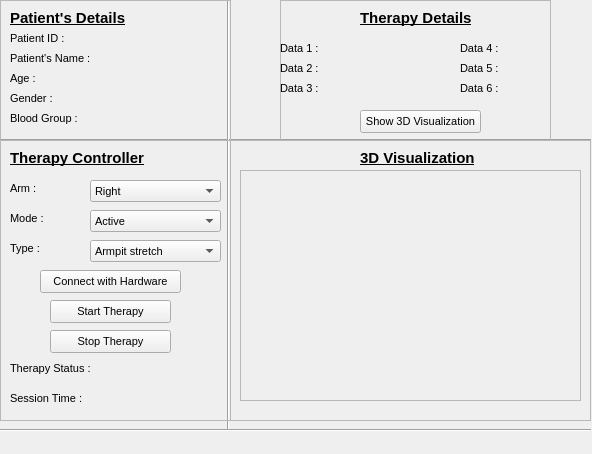
<?xml version="1.0" encoding="UTF-8"?>
<ui version="4.0">
 <class>Form</class>
 <widget class="QWidget" name="Form">
  <property name="geometry">
   <rect>
    <x>0</x>
    <y>0</y>
    <width>592</width>
    <height>454</height>
   </rect>
  </property>
  <property name="font">
   <font>
    <pointsize>12</pointsize>
    <weight>75</weight>
    <bold>true</bold>
   </font>
  </property>
  <property name="windowTitle">
   <string>Form</string>
  </property>
  <widget class="Line" name="line_x">
   <property name="geometry">
    <rect>
     <x>0</x>
     <y>130</y>
     <width>591</width>
     <height>21</height>
    </rect>
   </property>
   <property name="orientation">
    <enum>Qt::Horizontal</enum>
   </property>
  </widget>
  <widget class="Line" name="line_y">
   <property name="geometry">
    <rect>
     <x>220</x>
     <y>0</y>
     <width>16</width>
     <height>431</height>
    </rect>
   </property>
   <property name="orientation">
    <enum>Qt::Vertical</enum>
   </property>
  </widget>
  <widget class="QFrame" name="frame_PatientDetails">
   <property name="geometry">
    <rect>
     <x>0</x>
     <y>0</y>
     <width>231</width>
     <height>141</height>
    </rect>
   </property>
   <property name="frameShape">
    <enum>QFrame::StyledPanel</enum>
   </property>
   <property name="frameShadow">
    <enum>QFrame::Raised</enum>
   </property>
   <widget class="QLabel" name="label_PatientID">
    <property name="geometry">
     <rect>
      <x>10</x>
      <y>30</y>
      <width>81</width>
      <height>16</height>
     </rect>
    </property>
    <property name="font">
     <font>
      <pointsize>8</pointsize>
      <weight>50</weight>
      <bold>false</bold>
     </font>
    </property>
    <property name="text">
     <string>Patient ID :</string>
    </property>
   </widget>
   <widget class="QLabel" name="label_PatientGenderShow">
    <property name="geometry">
     <rect>
      <x>90</x>
      <y>90</y>
      <width>131</width>
      <height>16</height>
     </rect>
    </property>
    <property name="font">
     <font>
      <pointsize>8</pointsize>
      <weight>50</weight>
      <bold>false</bold>
     </font>
    </property>
    <property name="text">
     <string/>
    </property>
   </widget>
   <widget class="QLabel" name="label_PatientAgeShow">
    <property name="geometry">
     <rect>
      <x>90</x>
      <y>70</y>
      <width>131</width>
      <height>16</height>
     </rect>
    </property>
    <property name="font">
     <font>
      <pointsize>8</pointsize>
      <weight>50</weight>
      <bold>false</bold>
     </font>
    </property>
    <property name="text">
     <string/>
    </property>
   </widget>
   <widget class="QLabel" name="label_PatientName">
    <property name="geometry">
     <rect>
      <x>10</x>
      <y>50</y>
      <width>81</width>
      <height>16</height>
     </rect>
    </property>
    <property name="font">
     <font>
      <pointsize>8</pointsize>
      <weight>50</weight>
      <bold>false</bold>
     </font>
    </property>
    <property name="text">
     <string>Patient's Name :</string>
    </property>
   </widget>
   <widget class="QLabel" name="label_PatientGender">
    <property name="geometry">
     <rect>
      <x>10</x>
      <y>90</y>
      <width>81</width>
      <height>16</height>
     </rect>
    </property>
    <property name="font">
     <font>
      <pointsize>8</pointsize>
      <weight>50</weight>
      <bold>false</bold>
     </font>
    </property>
    <property name="text">
     <string>Gender :</string>
    </property>
   </widget>
   <widget class="QLabel" name="label_PatientDetails">
    <property name="geometry">
     <rect>
      <x>10</x>
      <y>10</y>
      <width>131</width>
      <height>16</height>
     </rect>
    </property>
    <property name="font">
     <font>
      <pointsize>11</pointsize>
      <weight>75</weight>
      <bold>true</bold>
      <underline>true</underline>
     </font>
    </property>
    <property name="text">
     <string>Patient's Details</string>
    </property>
   </widget>
   <widget class="QLabel" name="label_PatientNameShow">
    <property name="geometry">
     <rect>
      <x>90</x>
      <y>50</y>
      <width>131</width>
      <height>16</height>
     </rect>
    </property>
    <property name="font">
     <font>
      <pointsize>8</pointsize>
      <weight>50</weight>
      <bold>false</bold>
     </font>
    </property>
    <property name="text">
     <string/>
    </property>
   </widget>
   <widget class="QLabel" name="label_PatientBloodGroup">
    <property name="geometry">
     <rect>
      <x>10</x>
      <y>110</y>
      <width>81</width>
      <height>16</height>
     </rect>
    </property>
    <property name="font">
     <font>
      <pointsize>8</pointsize>
      <weight>50</weight>
      <bold>false</bold>
     </font>
    </property>
    <property name="text">
     <string>Blood Group :</string>
    </property>
   </widget>
   <widget class="QLabel" name="label_PatientIDShow">
    <property name="geometry">
     <rect>
      <x>90</x>
      <y>30</y>
      <width>131</width>
      <height>16</height>
     </rect>
    </property>
    <property name="font">
     <font>
      <pointsize>8</pointsize>
      <weight>50</weight>
      <bold>false</bold>
     </font>
    </property>
    <property name="text">
     <string/>
    </property>
   </widget>
   <widget class="QLabel" name="label_PatientAge">
    <property name="geometry">
     <rect>
      <x>10</x>
      <y>70</y>
      <width>81</width>
      <height>16</height>
     </rect>
    </property>
    <property name="font">
     <font>
      <pointsize>8</pointsize>
      <weight>50</weight>
      <bold>false</bold>
     </font>
    </property>
    <property name="text">
     <string>Age :</string>
    </property>
   </widget>
   <widget class="QLabel" name="label_PatientBloodGroupShow">
    <property name="geometry">
     <rect>
      <x>90</x>
      <y>110</y>
      <width>131</width>
      <height>16</height>
     </rect>
    </property>
    <property name="font">
     <font>
      <pointsize>8</pointsize>
      <weight>50</weight>
      <bold>false</bold>
     </font>
    </property>
    <property name="text">
     <string/>
    </property>
   </widget>
  </widget>
  <widget class="QFrame" name="frame_TherapyDetails">
   <property name="geometry">
    <rect>
     <x>280</x>
     <y>0</y>
     <width>271</width>
     <height>141</height>
    </rect>
   </property>
   <property name="frameShape">
    <enum>QFrame::StyledPanel</enum>
   </property>
   <property name="frameShadow">
    <enum>QFrame::Raised</enum>
   </property>
   <widget class="QLabel" name="label_Data6">
    <property name="geometry">
     <rect>
      <x>180</x>
      <y>80</y>
      <width>41</width>
      <height>16</height>
     </rect>
    </property>
    <property name="font">
     <font>
      <pointsize>8</pointsize>
      <weight>50</weight>
      <bold>false</bold>
     </font>
    </property>
    <property name="text">
     <string>Data 6 :</string>
    </property>
   </widget>
   <widget class="QLabel" name="label_Data5">
    <property name="geometry">
     <rect>
      <x>180</x>
      <y>60</y>
      <width>41</width>
      <height>16</height>
     </rect>
    </property>
    <property name="font">
     <font>
      <pointsize>8</pointsize>
      <weight>50</weight>
      <bold>false</bold>
     </font>
    </property>
    <property name="text">
     <string>Data 5 :</string>
    </property>
   </widget>
   <widget class="QLabel" name="label_Data5Show">
    <property name="geometry">
     <rect>
      <x>230</x>
      <y>60</y>
      <width>41</width>
      <height>16</height>
     </rect>
    </property>
    <property name="font">
     <font>
      <pointsize>8</pointsize>
      <weight>50</weight>
      <bold>false</bold>
     </font>
    </property>
    <property name="text">
     <string/>
    </property>
   </widget>
   <widget class="QLabel" name="label_Data3Show">
    <property name="geometry">
     <rect>
      <x>50</x>
      <y>80</y>
      <width>41</width>
      <height>16</height>
     </rect>
    </property>
    <property name="font">
     <font>
      <pointsize>8</pointsize>
      <weight>50</weight>
      <bold>false</bold>
     </font>
    </property>
    <property name="text">
     <string/>
    </property>
   </widget>
   <widget class="QLabel" name="label_Data6Show">
    <property name="geometry">
     <rect>
      <x>230</x>
      <y>80</y>
      <width>41</width>
      <height>16</height>
     </rect>
    </property>
    <property name="font">
     <font>
      <pointsize>8</pointsize>
      <weight>50</weight>
      <bold>false</bold>
     </font>
    </property>
    <property name="text">
     <string/>
    </property>
   </widget>
   <widget class="QLabel" name="label_Data4Show">
    <property name="geometry">
     <rect>
      <x>230</x>
      <y>40</y>
      <width>41</width>
      <height>16</height>
     </rect>
    </property>
    <property name="font">
     <font>
      <pointsize>8</pointsize>
      <weight>50</weight>
      <bold>false</bold>
     </font>
    </property>
    <property name="text">
     <string/>
    </property>
   </widget>
   <widget class="QLabel" name="label_Data1Show">
    <property name="geometry">
     <rect>
      <x>50</x>
      <y>40</y>
      <width>41</width>
      <height>16</height>
     </rect>
    </property>
    <property name="font">
     <font>
      <pointsize>8</pointsize>
      <weight>50</weight>
      <bold>false</bold>
     </font>
    </property>
    <property name="text">
     <string/>
    </property>
   </widget>
   <widget class="QLabel" name="label_Data4">
    <property name="geometry">
     <rect>
      <x>180</x>
      <y>40</y>
      <width>41</width>
      <height>16</height>
     </rect>
    </property>
    <property name="font">
     <font>
      <pointsize>8</pointsize>
      <weight>50</weight>
      <bold>false</bold>
     </font>
    </property>
    <property name="text">
     <string>Data 4 :</string>
    </property>
   </widget>
   <widget class="QLabel" name="label_Data1">
    <property name="geometry">
     <rect>
      <x>0</x>
      <y>40</y>
      <width>41</width>
      <height>16</height>
     </rect>
    </property>
    <property name="font">
     <font>
      <pointsize>8</pointsize>
      <weight>50</weight>
      <bold>false</bold>
     </font>
    </property>
    <property name="text">
     <string>Data 1 :</string>
    </property>
   </widget>
   <widget class="QLabel" name="label_Data2Show">
    <property name="geometry">
     <rect>
      <x>50</x>
      <y>60</y>
      <width>41</width>
      <height>16</height>
     </rect>
    </property>
    <property name="font">
     <font>
      <pointsize>8</pointsize>
      <weight>50</weight>
      <bold>false</bold>
     </font>
    </property>
    <property name="text">
     <string/>
    </property>
   </widget>
   <widget class="QLabel" name="label_TherayDetails">
    <property name="geometry">
     <rect>
      <x>80</x>
      <y>10</y>
      <width>131</width>
      <height>16</height>
     </rect>
    </property>
    <property name="font">
     <font>
      <pointsize>11</pointsize>
      <weight>75</weight>
      <bold>true</bold>
      <underline>true</underline>
     </font>
    </property>
    <property name="text">
     <string>Therapy Details</string>
    </property>
   </widget>
   <widget class="QLabel" name="label_Data3">
    <property name="geometry">
     <rect>
      <x>0</x>
      <y>80</y>
      <width>41</width>
      <height>16</height>
     </rect>
    </property>
    <property name="font">
     <font>
      <pointsize>8</pointsize>
      <weight>50</weight>
      <bold>false</bold>
     </font>
    </property>
    <property name="text">
     <string>Data 3 :</string>
    </property>
   </widget>
   <widget class="QPushButton" name="pushButton_Show3DVisualization">
    <property name="geometry">
     <rect>
      <x>80</x>
      <y>110</y>
      <width>121</width>
      <height>23</height>
     </rect>
    </property>
    <property name="font">
     <font>
      <pointsize>8</pointsize>
      <weight>50</weight>
      <bold>false</bold>
     </font>
    </property>
    <property name="text">
     <string>Show 3D Visualization</string>
    </property>
   </widget>
   <widget class="QLabel" name="label_Data2">
    <property name="geometry">
     <rect>
      <x>0</x>
      <y>60</y>
      <width>41</width>
      <height>16</height>
     </rect>
    </property>
    <property name="font">
     <font>
      <pointsize>8</pointsize>
      <weight>50</weight>
      <bold>false</bold>
     </font>
    </property>
    <property name="text">
     <string>Data 2 :</string>
    </property>
   </widget>
  </widget>
  <widget class="QFrame" name="frame_3DVisualization">
   <property name="geometry">
    <rect>
     <x>230</x>
     <y>140</y>
     <width>361</width>
     <height>281</height>
    </rect>
   </property>
   <property name="frameShape">
    <enum>QFrame::StyledPanel</enum>
   </property>
   <property name="frameShadow">
    <enum>QFrame::Raised</enum>
   </property>
   <widget class="QLabel" name="label_15">
    <property name="geometry">
     <rect>
      <x>130</x>
      <y>10</y>
      <width>131</width>
      <height>16</height>
     </rect>
    </property>
    <property name="font">
     <font>
      <pointsize>11</pointsize>
      <weight>75</weight>
      <bold>true</bold>
      <underline>true</underline>
     </font>
    </property>
    <property name="text">
     <string>3D Visualization</string>
    </property>
   </widget>
   <widget class="QFrame" name="frame_3DVisualizationSimulation">
    <property name="geometry">
     <rect>
      <x>10</x>
      <y>30</y>
      <width>341</width>
      <height>231</height>
     </rect>
    </property>
    <property name="mouseTracking">
     <bool>false</bool>
    </property>
    <property name="frameShape">
     <enum>QFrame::StyledPanel</enum>
    </property>
    <property name="frameShadow">
     <enum>QFrame::Raised</enum>
    </property>
   </widget>
  </widget>
  <widget class="Line" name="line_x1">
   <property name="geometry">
    <rect>
     <x>0</x>
     <y>420</y>
     <width>591</width>
     <height>21</height>
    </rect>
   </property>
   <property name="orientation">
    <enum>Qt::Horizontal</enum>
   </property>
  </widget>
  <widget class="QFrame" name="frame_TherapyController">
   <property name="geometry">
    <rect>
     <x>0</x>
     <y>140</y>
     <width>231</width>
     <height>281</height>
    </rect>
   </property>
   <property name="frameShape">
    <enum>QFrame::StyledPanel</enum>
   </property>
   <property name="frameShadow">
    <enum>QFrame::Raised</enum>
   </property>
   <widget class="QLabel" name="label_TherapyController">
    <property name="geometry">
     <rect>
      <x>10</x>
      <y>10</y>
      <width>161</width>
      <height>16</height>
     </rect>
    </property>
    <property name="font">
     <font>
      <pointsize>11</pointsize>
      <weight>75</weight>
      <bold>true</bold>
      <underline>true</underline>
     </font>
    </property>
    <property name="text">
     <string>Therapy Controller</string>
    </property>
   </widget>
   <widget class="QLabel" name="label_TherapyStatusShow">
    <property name="geometry">
     <rect>
      <x>100</x>
      <y>220</y>
      <width>121</width>
      <height>20</height>
     </rect>
    </property>
    <property name="font">
     <font>
      <pointsize>8</pointsize>
      <weight>50</weight>
      <bold>false</bold>
     </font>
    </property>
    <property name="text">
     <string/>
    </property>
   </widget>
   <widget class="QLabel" name="label_SessionTime">
    <property name="geometry">
     <rect>
      <x>10</x>
      <y>250</y>
      <width>81</width>
      <height>16</height>
     </rect>
    </property>
    <property name="font">
     <font>
      <pointsize>8</pointsize>
      <weight>50</weight>
      <bold>false</bold>
     </font>
    </property>
    <property name="text">
     <string>Session Time :</string>
    </property>
   </widget>
   <widget class="QLabel" name="label_Mode">
    <property name="geometry">
     <rect>
      <x>10</x>
      <y>70</y>
      <width>81</width>
      <height>16</height>
     </rect>
    </property>
    <property name="font">
     <font>
      <pointsize>8</pointsize>
      <weight>50</weight>
      <bold>false</bold>
     </font>
    </property>
    <property name="text">
     <string>Mode :</string>
    </property>
   </widget>
   <widget class="QLabel" name="label_Arm">
    <property name="geometry">
     <rect>
      <x>10</x>
      <y>40</y>
      <width>81</width>
      <height>16</height>
     </rect>
    </property>
    <property name="font">
     <font>
      <pointsize>8</pointsize>
      <weight>50</weight>
      <bold>false</bold>
     </font>
    </property>
    <property name="text">
     <string>Arm :</string>
    </property>
   </widget>
   <widget class="QPushButton" name="pushButton_ConnectWithHardware">
    <property name="geometry">
     <rect>
      <x>40</x>
      <y>130</y>
      <width>141</width>
      <height>23</height>
     </rect>
    </property>
    <property name="font">
     <font>
      <pointsize>8</pointsize>
      <weight>50</weight>
      <bold>false</bold>
     </font>
    </property>
    <property name="text">
     <string>Connect with Hardware</string>
    </property>
   </widget>
   <widget class="QLabel" name="label_TherapyStatus">
    <property name="geometry">
     <rect>
      <x>10</x>
      <y>220</y>
      <width>81</width>
      <height>16</height>
     </rect>
    </property>
    <property name="font">
     <font>
      <pointsize>8</pointsize>
      <weight>50</weight>
      <bold>false</bold>
     </font>
    </property>
    <property name="text">
     <string>Therapy Status :</string>
    </property>
   </widget>
   <widget class="QComboBox" name="comboBox_TherapyModeChoose">
    <property name="geometry">
     <rect>
      <x>90</x>
      <y>70</y>
      <width>131</width>
      <height>22</height>
     </rect>
    </property>
    <property name="font">
     <font>
      <pointsize>8</pointsize>
      <weight>50</weight>
      <bold>false</bold>
     </font>
    </property>
    <item>
     <property name="text">
      <string>Active</string>
     </property>
    </item>
    <item>
     <property name="text">
      <string>Passive</string>
     </property>
    </item>
   </widget>
   <widget class="QPushButton" name="pushButton_StopTherapy">
    <property name="geometry">
     <rect>
      <x>50</x>
      <y>190</y>
      <width>121</width>
      <height>23</height>
     </rect>
    </property>
    <property name="font">
     <font>
      <pointsize>8</pointsize>
      <weight>50</weight>
      <bold>false</bold>
     </font>
    </property>
    <property name="text">
     <string>Stop Therapy</string>
    </property>
   </widget>
   <widget class="QPushButton" name="pushButton_StartTherapy">
    <property name="geometry">
     <rect>
      <x>50</x>
      <y>160</y>
      <width>121</width>
      <height>23</height>
     </rect>
    </property>
    <property name="font">
     <font>
      <pointsize>8</pointsize>
      <weight>50</weight>
      <bold>false</bold>
     </font>
    </property>
    <property name="text">
     <string>Start Therapy</string>
    </property>
   </widget>
   <widget class="QComboBox" name="comboBox_ArmChoose">
    <property name="geometry">
     <rect>
      <x>90</x>
      <y>40</y>
      <width>131</width>
      <height>22</height>
     </rect>
    </property>
    <property name="font">
     <font>
      <pointsize>8</pointsize>
      <weight>50</weight>
      <bold>false</bold>
     </font>
    </property>
    <item>
     <property name="text">
      <string>Right</string>
     </property>
    </item>
    <item>
     <property name="text">
      <string>Left</string>
     </property>
    </item>
   </widget>
   <widget class="QLabel" name="label_Type">
    <property name="geometry">
     <rect>
      <x>10</x>
      <y>100</y>
      <width>81</width>
      <height>16</height>
     </rect>
    </property>
    <property name="font">
     <font>
      <pointsize>8</pointsize>
      <weight>50</weight>
      <bold>false</bold>
     </font>
    </property>
    <property name="text">
     <string>Type :</string>
    </property>
   </widget>
   <widget class="QComboBox" name="comboBox_TherapyTypeChoose">
    <property name="geometry">
     <rect>
      <x>90</x>
      <y>100</y>
      <width>131</width>
      <height>22</height>
     </rect>
    </property>
    <property name="font">
     <font>
      <pointsize>8</pointsize>
      <weight>50</weight>
      <bold>false</bold>
     </font>
    </property>
    <item>
     <property name="text">
      <string>Armpit stretch</string>
     </property>
    </item>
    <item>
     <property name="text">
      <string>Finger walk</string>
     </property>
    </item>
    <item>
     <property name="text">
      <string>Forward flexion</string>
     </property>
    </item>
    <item>
     <property name="text">
      <string>Inward rotation</string>
     </property>
    </item>
    <item>
     <property name="text">
      <string>Neck stretches</string>
     </property>
    </item>
    <item>
     <property name="text">
      <string>Pendulum stretch</string>
     </property>
    </item>
    <item>
     <property name="text">
      <string>Scapular Retractions</string>
     </property>
    </item>
    <item>
     <property name="text">
      <string>Towel stretch</string>
     </property>
    </item>
   </widget>
   <widget class="QLabel" name="label_TherapyTimeShow">
    <property name="geometry">
     <rect>
      <x>100</x>
      <y>250</y>
      <width>121</width>
      <height>20</height>
     </rect>
    </property>
    <property name="font">
     <font>
      <pointsize>8</pointsize>
      <weight>50</weight>
      <bold>false</bold>
     </font>
    </property>
    <property name="text">
     <string/>
    </property>
   </widget>
  </widget>
  <widget class="QLabel" name="label_HardwareConnectionStatus">
   <property name="geometry">
    <rect>
     <x>400</x>
     <y>430</y>
     <width>181</width>
     <height>20</height>
    </rect>
   </property>
   <property name="font">
    <font>
     <pointsize>8</pointsize>
     <weight>50</weight>
     <bold>false</bold>
    </font>
   </property>
   <property name="text">
    <string/>
   </property>
  </widget>
 </widget>
 <resources/>
 <connections/>
</ui>
